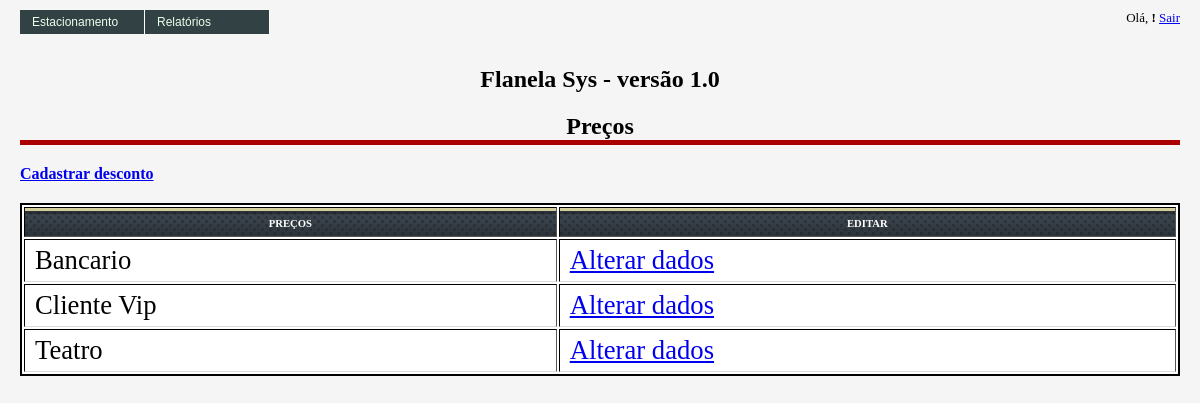
The page /admin/descontos/index.php on the database its author committed.
### tables this page shows
CREATE TABLE IF NOT EXISTS `fla_descontos` (
  `cod_desconto` int(6) NOT NULL AUTO_INCREMENT,
  `des_desconto` varchar(50) NOT NULL,
  `val_desconto` decimal(5,2) DEFAULT NULL,
  PRIMARY KEY (`cod_desconto`)
);

### classes/fla_descontos.class.php (called while the page is built, shortened)
<?php
class fla_descontos {
	private $cod_desconto;
	public function get_cod_desconto() {
		return $this->cod_desconto;
	}
    public function buscaDescontos($objDesconto){
        $objConexao = new fla_conexao();
        $where = "";
        $SQL = "SELECT
                    cod_desconto,
                    des_desconto,
                    val_desconto
                FROM
                    fla_descontos "
				. $where . "
                ORDER BY
                    des_desconto";
        $rsDescontos = $objConexao->query($SQL);
        $arrDescontos = array();
        $aux = 0;
        while($desconto = $rsDescontos->fetch(PDO::FETCH_ASSOC)) {
            $arrDescontos[$aux]['cod_desconto'] = $desconto['cod_desconto'];
            $arrDescontos[$aux]['des_desconto'] = $desconto['des_desconto'];
            $arrDescontos[$aux]['val_desconto'] = $desconto['val_desconto'];
            $aux++;
        }
        return $arrDescontos;
    }
}
?>

### admin/descontos/index.php (the view, shortened to what this page needs)
<?php
    include_once('../../includes/config.php');
	include_once($path_classes.'fla_descontos.class.php');
	$objDescontos     = new fla_descontos();
	$arrDescontos = $objDescontos->buscaDescontos($objDescontos);
?>
<html>
	<head>
		<link href="../../images/style.css" rel="stylesheet" type="text/css" />
		<link href="../images/style.css" rel="stylesheet" type="text/css" />
	</head>
	<body>
		<div class="content">
<?php
			include_once("../../menu.php");
?>
			<div class="data">
				<h1 style="text-align:center;"> Preços </h1>
				<p style="border-bottom:none;"> <a href="editar_desconto.php"> Cadastrar desconto </a> </p>
				<table style="width:100%;" border="1" align="center">
					<tr>
						<th> Preços </th>
						<th> Editar </th>
					</tr>
<?php
				for ($i=0;$i < count($arrDescontos); $i++) {
					echo '<tr>'.chr(10);
					echo '<td>' . $arrDescontos[$i]['des_desconto'] . '</td>'.chr(10);
					echo sprintf('<td> <a href="editar_desconto.php?cod_desconto=%s">Alterar dados</a> </td>',$arrDescontos[$i]['cod_desconto']).chr(10);
					echo '</tr>'.chr(10);
				}
?>
				</table>
			</div>
		</div>
	</body>
</html>

### images/style.css (style rules this page uses)
body { font-family:tahoma; padding:0px; margin:0px; background:#f5f5f5; }
div.content { padding:10px 20px; }
div.content h1 { font-size:18pt; border-bottom:5px solid #a00; padding:0px; margin:10px 0px 20px; width:100%; }
p { font-size:12pt; border-bottom:5px solid #a00; padding:0px; text-align: left; margin:10px 0px 20px; width:100%; font-weight: bolder; }
div.content div.data table { border:2px solid #000; background:#fff; width:100%; }
div.content div.data table td { font-size:20pt; padding:5px 10px; border-bottom:1px solid #ddd; text-align: left; }
div.content div.data table th { text-align: center; font-size: 8pt; padding: 10px 10px 7px; text-transform: uppercase; color: #fff; background:url(head.gif) left -5px repeat-x; }

### rows shown on the page
fla_descontos: des_desconto "Bancario"
fla_descontos: des_desconto "Cliente Vip"
fla_descontos: des_desconto "Teatro"

### other values the page prints
$titulo_pagina "Flanela Sys - versão 1.0"
